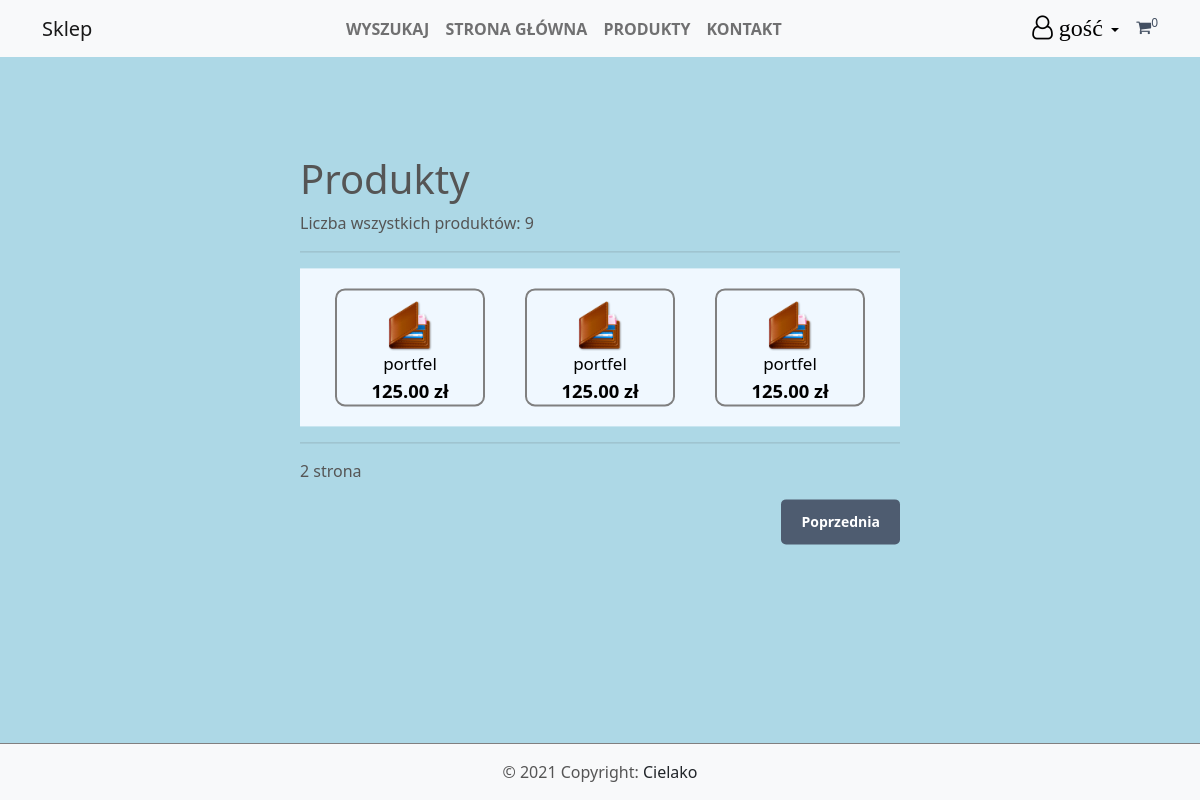
The page /index.php?page=products&p=2 on the database as committed earlier.
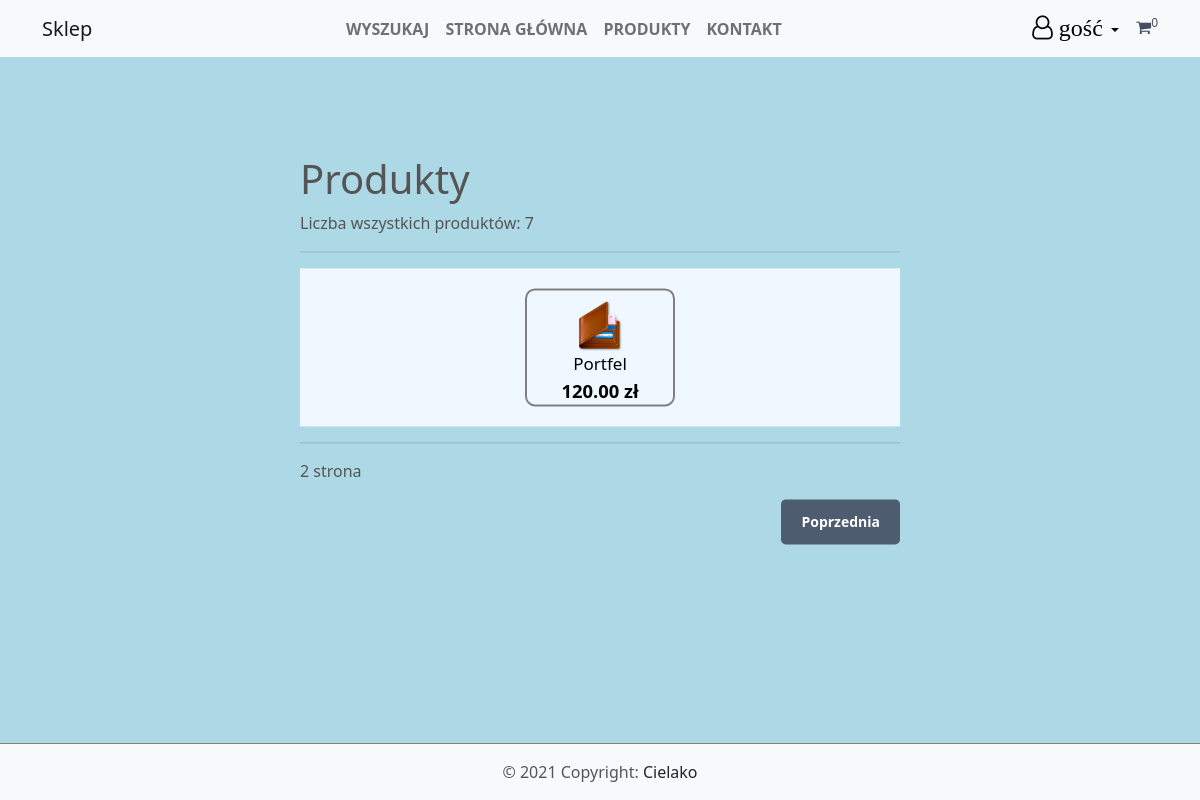
The same page on the database as committed later.
### tables this page shows
CREATE TABLE `products` (
  `id` int(11) NOT NULL,
  `name` varchar(200) NOT NULL,
  `category` varchar(200) NOT NULL,
  `desc` text NOT NULL,
  `price` decimal(7,2) NOT NULL,
  `quantity` int(11) NOT NULL,
  `img` text NOT NULL,
  `date_added` datetime NOT NULL DEFAULT current_timestamp()
);

### index.php (called while the page is built, shortened)
<?php
include 'functions.php';
$page = isset($_GET['page']) && file_exists($_GET['page'] . '.php') ? $_GET['page'] : 'home';
include $page . ".php";
?>

### products.php (the view, shortened to what this page needs)
<?php
$num_products_each_page = 6;
$curr_page = isset($_GET['p']) && is_numeric(($_GET['p'])) ? (int)$_GET['p']:1;
$stmt = $pdo->prepare('SELECT * FROM PRODUCTS ORDER BY date_added DESC LIMIT ?,?');
$stmt->bindValue(1, ($curr_page - 1) * $num_products_each_page, PDO::PARAM_INT);
$stmt->bindValue(2, $num_products_each_page, PDO::PARAM_INT);
$stmt->execute();
$products = $stmt->fetchAll(PDO::FETCH_ASSOC);
$total_products = $pdo->query('SELECT * FROM products')->rowCount();
?>
<?= template_header("Produkty")?>
    <div class="products content-wrapper">
        <h1>Produkty</h1>
        <p>Liczba wszystkich produktów: <?=$total_products?></p>
        <hr>
        <div class="products-wrapper">
            <?php foreach ($products as $product): ?>
                <a href="index.php?page=product&id=<?=$product['id']?>" class="product">
                    <img src="imgs/<?=$product['img']?>" class="rounded" alt="<?=$product['name']?>">
                    <span class="name"><p><?=$product['name']?></p></span>
                    <span class="price">
                        <?=$product['price']?> zł
                    </span>
                </a>
            <?php endforeach; ?>
        </div>
        <hr>
        <?=$curr_page?> strona</p>
        <div class="buttons">
            <?php if($curr_page > 1): ?>
                <a href="index.php?page=products&p=<?=$curr_page - 1 ?>">Poprzednia</a>
            <?php endif; ?>
        </div>
    </div>
<?= template_footer()?>

### functions.php (shortened to what this page needs)
<?php
function template_header($title) {
    function login_session_options(){
        if (isset($_SESSION['login'])){
            if ($_SESSION['login'] == 'admin')
            {
                return "<li class='nav-item'><a class='nav-link' href='index.php?page=logout'>Wyloguj</a></li>
                <li class='nav-item'><a class='nav-link' href='index.php?page=add_product'>Dodaj nowy produkt</a></li>";
            }
            else return "<li class='nav-item'><a class='nav-link' href='index.php?page=logout'>Wyloguj</a></li>";
        }
        else{
            return "<li><a class='nav-link' href='index.php?page=login'>Zaloguj</a></li>
            <li><a class='nav-link' href='index.php?page=register'>Zarejestruj</a></li>";
        }
    }
    function display_user_login()
    {
        if (isset($_SESSION['login'])) return $_SESSION['login'];
        else return "gość";
    }
    $display_user_login = display_user_login();
    $login_session_options = login_session_options();
    $num_items_cart = isset($_SESSION['cart']) ? count($_SESSION['cart']) : 0;
echo <<<HTML
<!DOCTYPE html>
<html lang="pl">
<head>
    <link rel="stylesheet" href="./css/style.css">
    <title>$title</title>
    <link rel="stylesheet" href="https://cdnjs.cloudflare.com/ajax/libs/font-awesome/4.7.0/css/font-awesome.min.css">
    <link href="https://cdn.jsdelivr.net/npm/bootstrap@5.0.1/dist/css/bootstrap.min.css" rel="stylesheet">
    <link rel="stylesheet" href="./css/style.css">
</head>
<body>
    <header>
        <nav class="fixed-top">
            <nav class="navbar bg-light navbar-light navbar-expand-lg">
                <div class="container">
                    <a class="navbar-brand" href="index.php">Sklep</a>
                    <div class="collapse navbar-collapse" id="navbarNav">
                        <ul class="navbar-nav mx-auto">
                            <li class="nav-item"><a a class="nav-link" data-bs-toggle="collapse" data-bs-target="#collapseExample" role="button" aria-expanded="false" aria-controls="collapseExample">Wyszukaj</a></li>
                            <li class="nav-item"><a class="nav-link"  href="index.php">Strona Główna</a></li>
                            <li class="nav-item"><a class="nav-link"  href="index.php?page=products">Produkty</a></li>
                            <li class="nav-item"><a class="nav-link"  href="index.php?page=contact">Kontakt</a></li>
                        </ul>
                    </div>
                    <div class="dropdown">
                        <a class="btn btn-light dropdown-toggle" role="button" id="dropdownMenuLink" data-bs-toggle="dropdown" aria-expanded="false">
                            <i class='fa fa-user-o' style='font-size: 24px;'> $display_user_login</i>
                        </a>
                            $login_session_options
                        <a href="index.php?page=shopping_cart" class="cart_icon"><i class="fa fa-shopping-cart"></i><sup>$num_items_cart</sup></a>
                    </div>
                </div>
            </nav>
        </nav>
    </header>
    <main class="position-absolute top-50 start-50 translate-middle">
HTML;
}
function template_footer() {
    $year = date("Y");
echo <<<HTML
</main>
<footer class="bg-light text-center text-lg-start fixed-bottom">
   <div class="text-center p-3">
       © $year Copyright:
       <a class="text-dark" href="https://github.com/Cielako">Cielako</a>
   </div>
</footer>
</body>
    <script src="https://cdn.jsdelivr.net/npm/bootstrap@5.0.1/dist/js/bootstrap.bundle.min.js"></script>
</html>
HTML;
}
?>

### css/style.css (style rules this page uses)
html { max-height: 100vh; }
body { display: flex; justify-content: space-between; background-color: lightblue; position: relative; color: #555555; min-height: 100vh; margin: auto 0; }
a { text-decoration: none; }
header .navbar { width: auto; height: auto; }
header .navbar-nav { text-transform: uppercase; font-weight: bold; }
header .cart_icon { color: #434f61; }
.content-wrapper { margin: 0 auto; }
main .products-wrapper { display: flex; flex-wrap: wrap; align-items: center; justify-content: center; background-color: aliceblue; }
main .product { display: block; text-align: center; margin:20px 20px 20px 20px ; padding-top: 10px; width: 25%; height: auto; overflow: visible; border-radius: 10px; border: 2px solid gray ; }
main .product img { display: block; margin: auto; max-width: 35%; max-height: 35%; }
main .product p { max-width: 15rem; margin: auto; font-size: calc(5px + 1vw); font-weight: normal; color: black; display: block; }
main .product .price { font-size: calc(10px + 0.70vw); margin-top: 5px ; font-weight: bold; color: #000000; text-align: left; }
main > .products .buttons a { display: inline-block; text-decoration: none; margin-left: 5px; padding: 12px 20px; border: 0; background: #4e5c70; color: #FFFFFF; font-size: 14px; font-weight: bold; border-radius: 5px; }
main > .products .buttons { text-align: right; padding-bottom: 100px; }
footer { border-top: 1px solid gray !important; }

Rows that differ between the two databases and show on the page:
removed products: img (picture), name "portfel", price "125.00"
removed products: img (picture), name "portfel", price "125.00"
removed products: img (picture), name "portfel", price "125.00"
added products: img (picture), name "Portfel", price "120.00"
Other text that changed with them:
$total_products: "9" → "7"
